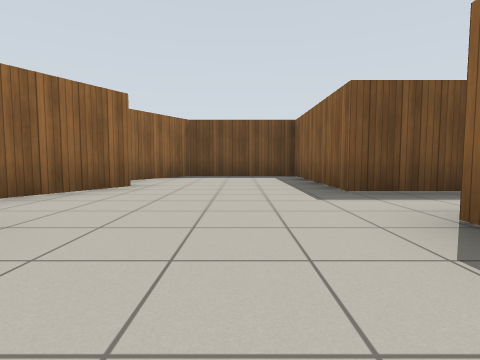
[1] (above)

12 first-person views from a walk through a Gazebo world. The camera is 0.72 m above the floor, tilts 4° down and sees 80° across. The floor is counted in squares, 2 m on a side. Each view is taken from the middle of a square. On the plan, view 1 faces up. The plan holds only what a view shows up to about 9 squares ahead; the rest is blank. Gazebo's built-in surfaces are drawn with simple patterns.

[2]
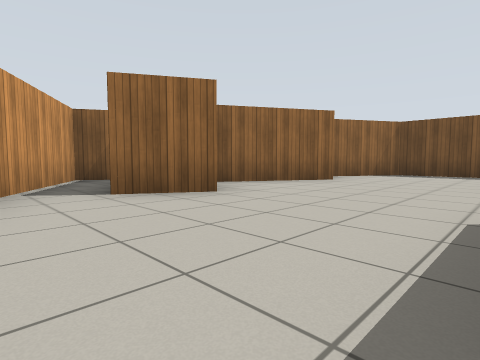

[3]
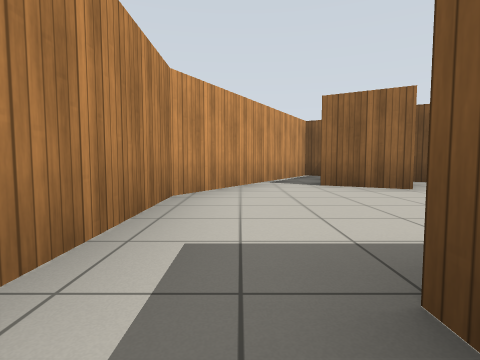

[4]
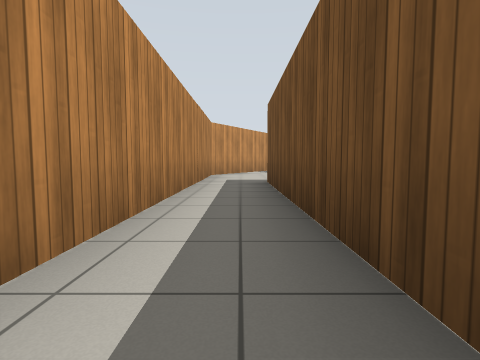

[5]
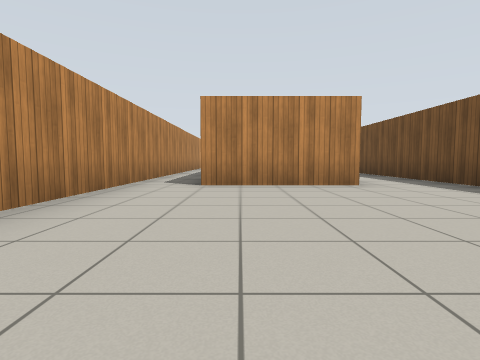

[6]
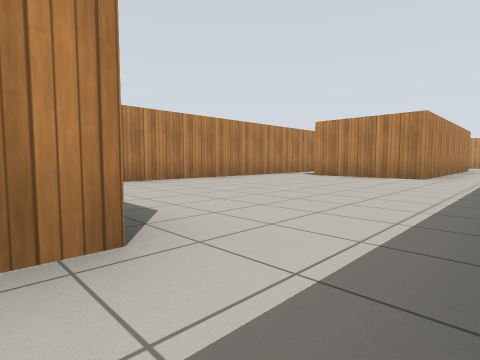

[7]
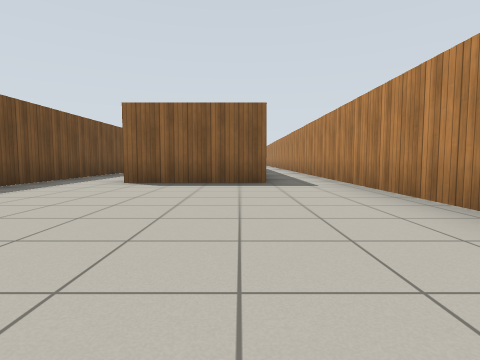

[8]
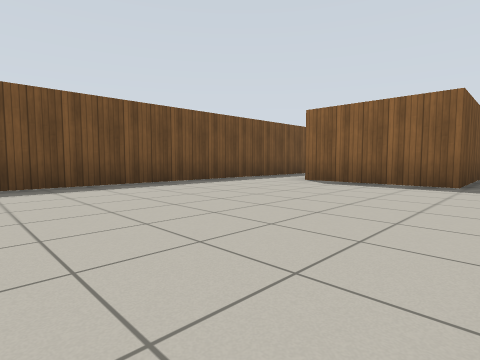

[9]
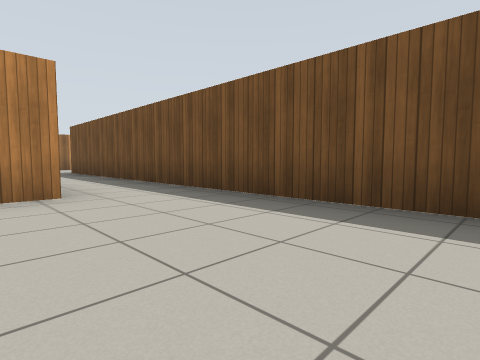

[10]
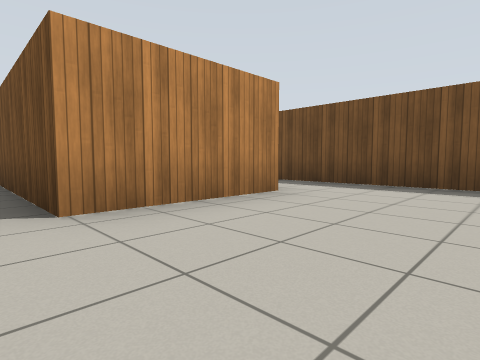

[11]
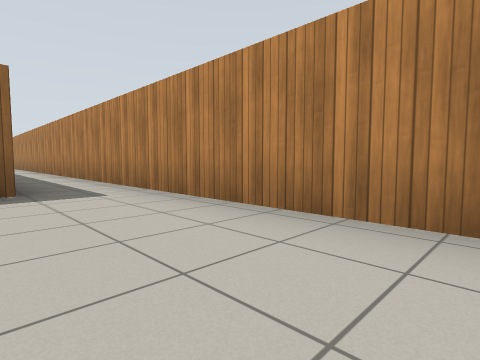

[12]
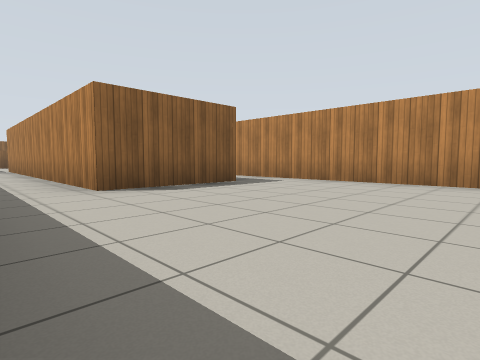

### Floor plan
Points are (right, up) in squares from view 1. A wall is a line through its corners. A room is listed if a view was taken in it or the views show most of it. See-through windows are left out.
Room 1 (views 1, 2, 3, 4)
walls: (1.5, 1.8) (6.9, 1.8); (-1.4, 1.2) (-2.1, 0.1); (-1.5, 4) (-2.7, 1.8); (6.9, -0.6) (1.3, -0.6); (8.4, 3.3) (1.2, 3.3) (1.2, 6.4) (-1.1, 6.4) (-2, 4.9); (-4.5, 0.5) (-0.8, -1.7) (7.4, -1.7)
ways out: opening at (7.3, 1.3) to room 2
Room 2 (views 5, 6, 7, 8, 9, 10, 11, 12)
walls: (14.6, -0.6) (12.5, -0.6) (12.5, 1.8) (20, 1.8); (16.1, 3.3) (8.4, 3.3); (6.9, 1.8) (6.9, -0.6); (7.4, -1.7) (20.1, -1.7)
ways out: opening at (7.3, 1.3) to room 1

Where each view was taken, in squares from view 1:
view 1: 0 up, 0 right, facing up
view 2: 1 down, 1 right, facing up-left
view 3: 1 down, 2 right, facing left
view 4: 1 down, 6 right, facing left
view 5: 0 up, 11 right, facing left
view 6: 3 up, 13 right, facing down-left
view 7: 0 up, 8 right, facing right
view 8: 1 down, 8 right, facing up-right
view 9: 1 up, 10 right, facing up-left
view 10: 1 down, 9 right, facing up-left
view 11: 0 up, 9 right, facing down-right
view 12: 3 up, 9 right, facing down-right
